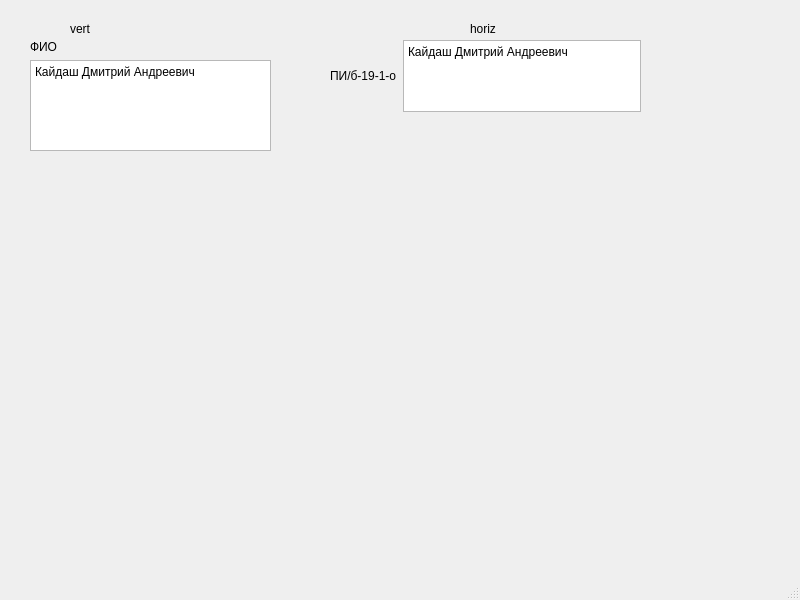
<?xml version="1.0" encoding="UTF-8"?>
<ui version="4.0">
 <class>MainWindow</class>
 <widget class="QMainWindow" name="MainWindow">
  <property name="geometry">
   <rect>
    <x>0</x>
    <y>0</y>
    <width>800</width>
    <height>600</height>
   </rect>
  </property>
  <property name="windowTitle">
   <string>MainWindow</string>
  </property>
  <widget class="QWidget" name="centralwidget">
   <widget class="QWidget" name="verticalLayoutWidget">
    <property name="geometry">
     <rect>
      <x>30</x>
      <y>40</y>
      <width>241</width>
      <height>111</height>
     </rect>
    </property>
    <layout class="QVBoxLayout" name="verticalLayout">
     <item>
      <widget class="QLabel" name="label">
       <property name="text">
        <string>ФИО</string>
       </property>
      </widget>
     </item>
     <item>
      <widget class="QPlainTextEdit" name="plainTextEdit">
       <property name="plainText">
        <string>Кайдаш Дмитрий Андреевич</string>
       </property>
      </widget>
     </item>
    </layout>
   </widget>
   <widget class="QWidget" name="horizontalLayoutWidget">
    <property name="geometry">
     <rect>
      <x>330</x>
      <y>40</y>
      <width>311</width>
      <height>72</height>
     </rect>
    </property>
    <layout class="QHBoxLayout" name="horizontalLayout">
     <item>
      <widget class="QLabel" name="label_2">
       <property name="text">
        <string>ПИ/б-19-1-о</string>
       </property>
      </widget>
     </item>
     <item>
      <widget class="QPlainTextEdit" name="plainTextEdit_2">
       <property name="plainText">
        <string>Кайдаш Дмитрий Андреевич</string>
       </property>
      </widget>
     </item>
    </layout>
   </widget>
   <widget class="QLabel" name="label_3">
    <property name="geometry">
     <rect>
      <x>70</x>
      <y>20</y>
      <width>67</width>
      <height>17</height>
     </rect>
    </property>
    <property name="text">
     <string>vert</string>
    </property>
   </widget>
   <widget class="QLabel" name="label_4">
    <property name="geometry">
     <rect>
      <x>470</x>
      <y>20</y>
      <width>67</width>
      <height>17</height>
     </rect>
    </property>
    <property name="text">
     <string>horiz</string>
    </property>
   </widget>
  </widget>
  <widget class="QMenuBar" name="menubar">
   <property name="geometry">
    <rect>
     <x>0</x>
     <y>0</y>
     <width>800</width>
     <height>22</height>
    </rect>
   </property>
  </widget>
  <widget class="QStatusBar" name="statusbar"/>
 </widget>
 <resources/>
 <connections/>
</ui>
